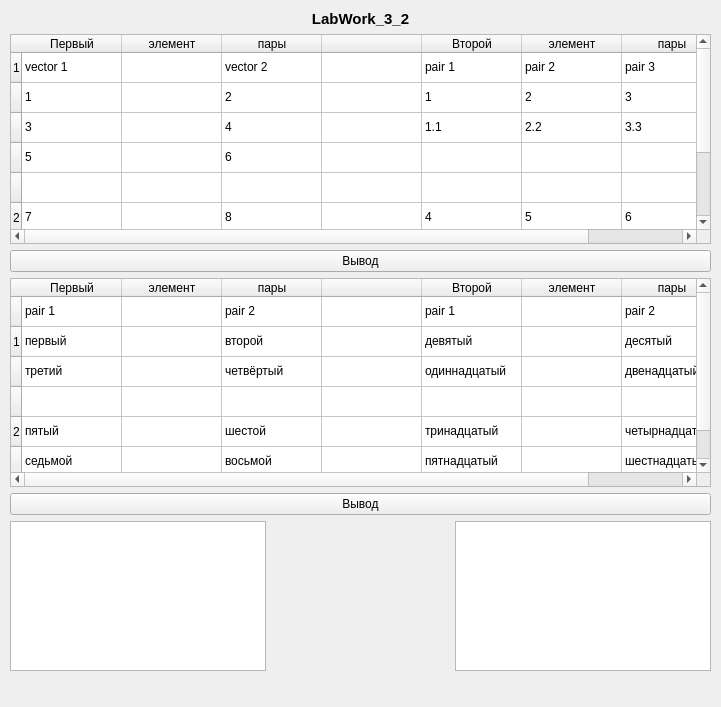
<?xml version="1.0" encoding="UTF-8"?>
<ui version="4.0">
 <class>MainWindow</class>
 <widget class="QMainWindow" name="MainWindow">
  <property name="geometry">
   <rect>
    <x>0</x>
    <y>0</y>
    <width>721</width>
    <height>707</height>
   </rect>
  </property>
  <property name="windowTitle">
   <string>MainWindow</string>
  </property>
  <widget class="QWidget" name="centralwidget">
   <widget class="QWidget" name="verticalLayoutWidget">
    <property name="geometry">
     <rect>
      <x>10</x>
      <y>10</y>
      <width>701</width>
      <height>661</height>
     </rect>
    </property>
    <layout class="QVBoxLayout" name="verticalLayout">
     <item>
      <widget class="QLabel" name="label_7">
       <property name="font">
        <font>
         <pointsize>11</pointsize>
         <bold>true</bold>
        </font>
       </property>
       <property name="text">
        <string>LabWork_3_2</string>
       </property>
       <property name="alignment">
        <set>Qt::AlignCenter</set>
       </property>
      </widget>
     </item>
     <item>
      <widget class="QTableWidget" name="tableWidget">
       <row>
        <property name="text">
         <string>1</string>
        </property>
       </row>
       <row>
        <property name="text">
         <string/>
        </property>
       </row>
       <row>
        <property name="text">
         <string/>
        </property>
       </row>
       <row>
        <property name="text">
         <string/>
        </property>
       </row>
       <row>
        <property name="text">
         <string/>
        </property>
       </row>
       <row>
        <property name="text">
         <string>2</string>
        </property>
       </row>
       <row>
        <property name="text">
         <string/>
        </property>
       </row>
       <row>
        <property name="text">
         <string/>
        </property>
       </row>
       <column>
        <property name="text">
         <string>Первый</string>
        </property>
       </column>
       <column>
        <property name="text">
         <string>элемент</string>
        </property>
       </column>
       <column>
        <property name="text">
         <string>пары</string>
        </property>
       </column>
       <column>
        <property name="text">
         <string/>
        </property>
       </column>
       <column>
        <property name="text">
         <string>Второй</string>
        </property>
       </column>
       <column>
        <property name="text">
         <string>элемент</string>
        </property>
       </column>
       <column>
        <property name="text">
         <string>пары</string>
        </property>
       </column>
       <item row="0" column="0">
        <property name="text">
         <string>vector 1</string>
        </property>
        <property name="flags">
         <set>ItemIsSelectable|ItemIsDragEnabled|ItemIsDropEnabled|ItemIsUserCheckable|ItemIsEnabled</set>
        </property>
       </item>
       <item row="0" column="1">
        <property name="text">
         <string/>
        </property>
        <property name="flags">
         <set>ItemIsSelectable|ItemIsDragEnabled|ItemIsDropEnabled|ItemIsUserCheckable|ItemIsEnabled</set>
        </property>
       </item>
       <item row="0" column="2">
        <property name="text">
         <string>vector 2</string>
        </property>
        <property name="flags">
         <set>ItemIsSelectable|ItemIsDragEnabled|ItemIsDropEnabled|ItemIsUserCheckable|ItemIsEnabled</set>
        </property>
       </item>
       <item row="0" column="3">
        <property name="flags">
         <set>ItemIsSelectable|ItemIsDragEnabled|ItemIsDropEnabled|ItemIsUserCheckable|ItemIsEnabled</set>
        </property>
       </item>
       <item row="0" column="4">
        <property name="text">
         <string>pair 1</string>
        </property>
        <property name="flags">
         <set>ItemIsSelectable|ItemIsDragEnabled|ItemIsDropEnabled|ItemIsUserCheckable|ItemIsEnabled</set>
        </property>
       </item>
       <item row="0" column="5">
        <property name="text">
         <string>pair 2</string>
        </property>
        <property name="flags">
         <set>ItemIsSelectable|ItemIsDragEnabled|ItemIsDropEnabled|ItemIsUserCheckable|ItemIsEnabled</set>
        </property>
       </item>
       <item row="0" column="6">
        <property name="text">
         <string>pair 3</string>
        </property>
        <property name="flags">
         <set>ItemIsSelectable|ItemIsDragEnabled|ItemIsDropEnabled|ItemIsUserCheckable|ItemIsEnabled</set>
        </property>
       </item>
       <item row="1" column="0">
        <property name="text">
         <string>1</string>
        </property>
       </item>
       <item row="1" column="1">
        <property name="text">
         <string/>
        </property>
        <property name="flags">
         <set>ItemIsSelectable|ItemIsDragEnabled|ItemIsDropEnabled|ItemIsUserCheckable|ItemIsEnabled</set>
        </property>
       </item>
       <item row="1" column="2">
        <property name="text">
         <string>2</string>
        </property>
       </item>
       <item row="1" column="3">
        <property name="flags">
         <set>ItemIsSelectable|ItemIsDragEnabled|ItemIsDropEnabled|ItemIsUserCheckable|ItemIsEnabled</set>
        </property>
       </item>
       <item row="1" column="4">
        <property name="text">
         <string>1</string>
        </property>
       </item>
       <item row="1" column="5">
        <property name="text">
         <string>2</string>
        </property>
       </item>
       <item row="1" column="6">
        <property name="text">
         <string>3</string>
        </property>
       </item>
       <item row="2" column="0">
        <property name="text">
         <string>3</string>
        </property>
       </item>
       <item row="2" column="1">
        <property name="text">
         <string/>
        </property>
        <property name="flags">
         <set>ItemIsSelectable|ItemIsDragEnabled|ItemIsDropEnabled|ItemIsUserCheckable|ItemIsEnabled</set>
        </property>
       </item>
       <item row="2" column="2">
        <property name="text">
         <string>4</string>
        </property>
       </item>
       <item row="2" column="3">
        <property name="flags">
         <set>ItemIsSelectable|ItemIsDragEnabled|ItemIsDropEnabled|ItemIsUserCheckable|ItemIsEnabled</set>
        </property>
       </item>
       <item row="2" column="4">
        <property name="text">
         <string>1.1</string>
        </property>
       </item>
       <item row="2" column="5">
        <property name="text">
         <string>2.2</string>
        </property>
       </item>
       <item row="2" column="6">
        <property name="text">
         <string>3.3</string>
        </property>
       </item>
       <item row="3" column="0">
        <property name="text">
         <string>5</string>
        </property>
       </item>
       <item row="3" column="1">
        <property name="flags">
         <set>ItemIsSelectable|ItemIsDragEnabled|ItemIsDropEnabled|ItemIsUserCheckable|ItemIsEnabled</set>
        </property>
       </item>
       <item row="3" column="2">
        <property name="text">
         <string>6</string>
        </property>
       </item>
       <item row="3" column="3">
        <property name="flags">
         <set>ItemIsSelectable|ItemIsDragEnabled|ItemIsDropEnabled|ItemIsUserCheckable|ItemIsEnabled</set>
        </property>
       </item>
       <item row="3" column="4">
        <property name="text">
         <string/>
        </property>
        <property name="flags">
         <set>ItemIsSelectable|ItemIsDragEnabled|ItemIsDropEnabled|ItemIsUserCheckable|ItemIsEnabled</set>
        </property>
       </item>
       <item row="3" column="5">
        <property name="flags">
         <set>ItemIsSelectable|ItemIsDragEnabled|ItemIsDropEnabled|ItemIsUserCheckable|ItemIsEnabled</set>
        </property>
       </item>
       <item row="3" column="6">
        <property name="flags">
         <set>ItemIsSelectable|ItemIsDragEnabled|ItemIsDropEnabled|ItemIsUserCheckable|ItemIsEnabled</set>
        </property>
       </item>
       <item row="4" column="0">
        <property name="flags">
         <set>ItemIsSelectable|ItemIsDragEnabled|ItemIsDropEnabled|ItemIsUserCheckable|ItemIsEnabled</set>
        </property>
       </item>
       <item row="4" column="1">
        <property name="flags">
         <set>ItemIsSelectable|ItemIsDragEnabled|ItemIsDropEnabled|ItemIsUserCheckable|ItemIsEnabled</set>
        </property>
       </item>
       <item row="4" column="2">
        <property name="flags">
         <set>ItemIsSelectable|ItemIsDragEnabled|ItemIsDropEnabled|ItemIsUserCheckable|ItemIsEnabled</set>
        </property>
       </item>
       <item row="4" column="3">
        <property name="flags">
         <set>ItemIsSelectable|ItemIsDragEnabled|ItemIsDropEnabled|ItemIsUserCheckable|ItemIsEnabled</set>
        </property>
       </item>
       <item row="4" column="4">
        <property name="text">
         <string/>
        </property>
        <property name="flags">
         <set>ItemIsSelectable|ItemIsDragEnabled|ItemIsDropEnabled|ItemIsUserCheckable|ItemIsEnabled</set>
        </property>
       </item>
       <item row="4" column="5">
        <property name="text">
         <string/>
        </property>
        <property name="flags">
         <set>ItemIsSelectable|ItemIsDragEnabled|ItemIsDropEnabled|ItemIsUserCheckable|ItemIsEnabled</set>
        </property>
       </item>
       <item row="4" column="6">
        <property name="text">
         <string/>
        </property>
        <property name="flags">
         <set>ItemIsSelectable|ItemIsDragEnabled|ItemIsDropEnabled|ItemIsUserCheckable|ItemIsEnabled</set>
        </property>
       </item>
       <item row="5" column="0">
        <property name="text">
         <string>7</string>
        </property>
       </item>
       <item row="5" column="1">
        <property name="flags">
         <set>ItemIsSelectable|ItemIsDragEnabled|ItemIsDropEnabled|ItemIsUserCheckable|ItemIsEnabled</set>
        </property>
       </item>
       <item row="5" column="2">
        <property name="text">
         <string>8</string>
        </property>
       </item>
       <item row="5" column="3">
        <property name="flags">
         <set>ItemIsSelectable|ItemIsDragEnabled|ItemIsDropEnabled|ItemIsUserCheckable|ItemIsEnabled</set>
        </property>
       </item>
       <item row="5" column="4">
        <property name="text">
         <string>4</string>
        </property>
       </item>
       <item row="5" column="5">
        <property name="text">
         <string>5</string>
        </property>
       </item>
       <item row="5" column="6">
        <property name="text">
         <string>6</string>
        </property>
       </item>
       <item row="6" column="0">
        <property name="text">
         <string>9</string>
        </property>
       </item>
       <item row="6" column="1">
        <property name="flags">
         <set>ItemIsSelectable|ItemIsDragEnabled|ItemIsDropEnabled|ItemIsUserCheckable|ItemIsEnabled</set>
        </property>
       </item>
       <item row="6" column="2">
        <property name="text">
         <string>10</string>
        </property>
       </item>
       <item row="6" column="3">
        <property name="flags">
         <set>ItemIsSelectable|ItemIsDragEnabled|ItemIsDropEnabled|ItemIsUserCheckable|ItemIsEnabled</set>
        </property>
       </item>
       <item row="6" column="4">
        <property name="text">
         <string>4.4</string>
        </property>
       </item>
       <item row="6" column="5">
        <property name="text">
         <string>5.5</string>
        </property>
       </item>
       <item row="6" column="6">
        <property name="text">
         <string>6.6</string>
        </property>
       </item>
       <item row="7" column="0">
        <property name="text">
         <string>11</string>
        </property>
       </item>
       <item row="7" column="1">
        <property name="flags">
         <set>ItemIsSelectable|ItemIsDragEnabled|ItemIsDropEnabled|ItemIsUserCheckable|ItemIsEnabled</set>
        </property>
       </item>
       <item row="7" column="2">
        <property name="text">
         <string>12</string>
        </property>
       </item>
       <item row="7" column="3">
        <property name="flags">
         <set>ItemIsSelectable|ItemIsDragEnabled|ItemIsDropEnabled|ItemIsUserCheckable|ItemIsEnabled</set>
        </property>
       </item>
       <item row="7" column="4">
        <property name="flags">
         <set>ItemIsSelectable|ItemIsDragEnabled|ItemIsDropEnabled|ItemIsUserCheckable|ItemIsEnabled</set>
        </property>
       </item>
       <item row="7" column="5">
        <property name="flags">
         <set>ItemIsSelectable|ItemIsDragEnabled|ItemIsDropEnabled|ItemIsUserCheckable|ItemIsEnabled</set>
        </property>
       </item>
       <item row="7" column="6">
        <property name="flags">
         <set>ItemIsSelectable|ItemIsDragEnabled|ItemIsDropEnabled|ItemIsUserCheckable|ItemIsEnabled</set>
        </property>
       </item>
      </widget>
     </item>
     <item>
      <widget class="QPushButton" name="pushButton">
       <property name="text">
        <string>Вывод</string>
       </property>
      </widget>
     </item>
     <item>
      <widget class="QTableWidget" name="tableWidget_2">
       <row>
        <property name="text">
         <string/>
        </property>
       </row>
       <row>
        <property name="text">
         <string>1</string>
        </property>
       </row>
       <row>
        <property name="text">
         <string/>
        </property>
       </row>
       <row>
        <property name="text">
         <string/>
        </property>
       </row>
       <row>
        <property name="text">
         <string>2</string>
        </property>
       </row>
       <row>
        <property name="text">
         <string/>
        </property>
       </row>
       <column>
        <property name="text">
         <string>Первый</string>
        </property>
       </column>
       <column>
        <property name="text">
         <string>элемент</string>
        </property>
       </column>
       <column>
        <property name="text">
         <string>пары</string>
        </property>
       </column>
       <column>
        <property name="text">
         <string/>
        </property>
       </column>
       <column>
        <property name="text">
         <string>Второй</string>
        </property>
       </column>
       <column>
        <property name="text">
         <string>элемент</string>
        </property>
       </column>
       <column>
        <property name="text">
         <string>пары</string>
        </property>
       </column>
       <item row="0" column="0">
        <property name="text">
         <string>pair 1</string>
        </property>
        <property name="flags">
         <set>ItemIsSelectable|ItemIsDragEnabled|ItemIsDropEnabled|ItemIsUserCheckable|ItemIsEnabled</set>
        </property>
       </item>
       <item row="0" column="1">
        <property name="text">
         <string/>
        </property>
        <property name="flags">
         <set>ItemIsSelectable|ItemIsDragEnabled|ItemIsDropEnabled|ItemIsUserCheckable|ItemIsEnabled</set>
        </property>
       </item>
       <item row="0" column="2">
        <property name="text">
         <string>pair 2</string>
        </property>
        <property name="flags">
         <set>ItemIsSelectable|ItemIsDragEnabled|ItemIsDropEnabled|ItemIsUserCheckable|ItemIsEnabled</set>
        </property>
       </item>
       <item row="0" column="3">
        <property name="text">
         <string/>
        </property>
        <property name="flags">
         <set>ItemIsSelectable|ItemIsDragEnabled|ItemIsDropEnabled|ItemIsUserCheckable|ItemIsEnabled</set>
        </property>
       </item>
       <item row="0" column="4">
        <property name="text">
         <string>pair 1</string>
        </property>
        <property name="flags">
         <set>ItemIsSelectable|ItemIsDragEnabled|ItemIsDropEnabled|ItemIsUserCheckable|ItemIsEnabled</set>
        </property>
       </item>
       <item row="0" column="5">
        <property name="text">
         <string/>
        </property>
        <property name="flags">
         <set>ItemIsSelectable|ItemIsDragEnabled|ItemIsDropEnabled|ItemIsUserCheckable|ItemIsEnabled</set>
        </property>
       </item>
       <item row="0" column="6">
        <property name="text">
         <string>pair 2</string>
        </property>
        <property name="flags">
         <set>ItemIsSelectable|ItemIsDragEnabled|ItemIsDropEnabled|ItemIsUserCheckable|ItemIsEnabled</set>
        </property>
       </item>
       <item row="1" column="0">
        <property name="text">
         <string>первый</string>
        </property>
       </item>
       <item row="1" column="1">
        <property name="text">
         <string/>
        </property>
        <property name="flags">
         <set>ItemIsSelectable|ItemIsDragEnabled|ItemIsDropEnabled|ItemIsUserCheckable|ItemIsEnabled</set>
        </property>
       </item>
       <item row="1" column="2">
        <property name="text">
         <string>второй</string>
        </property>
       </item>
       <item row="1" column="3">
        <property name="text">
         <string/>
        </property>
        <property name="flags">
         <set>ItemIsSelectable|ItemIsDragEnabled|ItemIsDropEnabled|ItemIsUserCheckable|ItemIsEnabled</set>
        </property>
       </item>
       <item row="1" column="4">
        <property name="text">
         <string>девятый</string>
        </property>
       </item>
       <item row="1" column="5">
        <property name="text">
         <string/>
        </property>
        <property name="flags">
         <set>ItemIsSelectable|ItemIsDragEnabled|ItemIsDropEnabled|ItemIsUserCheckable|ItemIsEnabled</set>
        </property>
       </item>
       <item row="1" column="6">
        <property name="text">
         <string>десятый</string>
        </property>
       </item>
       <item row="2" column="0">
        <property name="text">
         <string>третий</string>
        </property>
       </item>
       <item row="2" column="1">
        <property name="text">
         <string/>
        </property>
        <property name="flags">
         <set>ItemIsSelectable|ItemIsDragEnabled|ItemIsDropEnabled|ItemIsUserCheckable|ItemIsEnabled</set>
        </property>
       </item>
       <item row="2" column="2">
        <property name="text">
         <string>четвёртый</string>
        </property>
       </item>
       <item row="2" column="3">
        <property name="text">
         <string/>
        </property>
        <property name="flags">
         <set>ItemIsSelectable|ItemIsDragEnabled|ItemIsDropEnabled|ItemIsUserCheckable|ItemIsEnabled</set>
        </property>
       </item>
       <item row="2" column="4">
        <property name="text">
         <string>одиннадцатый</string>
        </property>
       </item>
       <item row="2" column="5">
        <property name="text">
         <string/>
        </property>
        <property name="flags">
         <set>ItemIsSelectable|ItemIsDragEnabled|ItemIsDropEnabled|ItemIsUserCheckable|ItemIsEnabled</set>
        </property>
       </item>
       <item row="2" column="6">
        <property name="text">
         <string>двенадцатый</string>
        </property>
       </item>
       <item row="3" column="0">
        <property name="text">
         <string/>
        </property>
        <property name="flags">
         <set>ItemIsSelectable|ItemIsDragEnabled|ItemIsDropEnabled|ItemIsUserCheckable|ItemIsEnabled</set>
        </property>
       </item>
       <item row="3" column="1">
        <property name="text">
         <string/>
        </property>
        <property name="flags">
         <set>ItemIsSelectable|ItemIsDragEnabled|ItemIsDropEnabled|ItemIsUserCheckable|ItemIsEnabled</set>
        </property>
       </item>
       <item row="3" column="2">
        <property name="text">
         <string/>
        </property>
        <property name="flags">
         <set>ItemIsSelectable|ItemIsDragEnabled|ItemIsDropEnabled|ItemIsUserCheckable|ItemIsEnabled</set>
        </property>
       </item>
       <item row="3" column="3">
        <property name="text">
         <string/>
        </property>
        <property name="flags">
         <set>ItemIsSelectable|ItemIsDragEnabled|ItemIsDropEnabled|ItemIsUserCheckable|ItemIsEnabled</set>
        </property>
       </item>
       <item row="3" column="4">
        <property name="text">
         <string/>
        </property>
        <property name="flags">
         <set>ItemIsSelectable|ItemIsDragEnabled|ItemIsDropEnabled|ItemIsUserCheckable|ItemIsEnabled</set>
        </property>
       </item>
       <item row="3" column="5">
        <property name="text">
         <string/>
        </property>
        <property name="flags">
         <set>ItemIsSelectable|ItemIsDragEnabled|ItemIsDropEnabled|ItemIsUserCheckable|ItemIsEnabled</set>
        </property>
       </item>
       <item row="3" column="6">
        <property name="text">
         <string/>
        </property>
        <property name="flags">
         <set>ItemIsSelectable|ItemIsDragEnabled|ItemIsDropEnabled|ItemIsUserCheckable|ItemIsEnabled</set>
        </property>
       </item>
       <item row="4" column="0">
        <property name="text">
         <string>пятый</string>
        </property>
       </item>
       <item row="4" column="1">
        <property name="text">
         <string/>
        </property>
        <property name="flags">
         <set>ItemIsSelectable|ItemIsDragEnabled|ItemIsDropEnabled|ItemIsUserCheckable|ItemIsEnabled</set>
        </property>
       </item>
       <item row="4" column="2">
        <property name="text">
         <string>шестой</string>
        </property>
       </item>
       <item row="4" column="3">
        <property name="text">
         <string/>
        </property>
        <property name="flags">
         <set>ItemIsSelectable|ItemIsDragEnabled|ItemIsDropEnabled|ItemIsUserCheckable|ItemIsEnabled</set>
        </property>
       </item>
       <item row="4" column="4">
        <property name="text">
         <string>тринадцатый</string>
        </property>
       </item>
       <item row="4" column="5">
        <property name="text">
         <string/>
        </property>
        <property name="flags">
         <set>ItemIsSelectable|ItemIsDragEnabled|ItemIsDropEnabled|ItemIsUserCheckable|ItemIsEnabled</set>
        </property>
       </item>
       <item row="4" column="6">
        <property name="text">
         <string>четырнадцатый</string>
        </property>
       </item>
       <item row="5" column="0">
        <property name="text">
         <string>седьмой</string>
        </property>
       </item>
       <item row="5" column="1">
        <property name="text">
         <string/>
        </property>
        <property name="flags">
         <set>ItemIsSelectable|ItemIsDragEnabled|ItemIsDropEnabled|ItemIsUserCheckable|ItemIsEnabled</set>
        </property>
       </item>
       <item row="5" column="2">
        <property name="text">
         <string>восьмой</string>
        </property>
       </item>
       <item row="5" column="3">
        <property name="text">
         <string/>
        </property>
        <property name="flags">
         <set>ItemIsSelectable|ItemIsDragEnabled|ItemIsDropEnabled|ItemIsUserCheckable|ItemIsEnabled</set>
        </property>
       </item>
       <item row="5" column="4">
        <property name="text">
         <string>пятнадцатый</string>
        </property>
       </item>
       <item row="5" column="5">
        <property name="text">
         <string/>
        </property>
        <property name="flags">
         <set>ItemIsSelectable|ItemIsDragEnabled|ItemIsDropEnabled|ItemIsUserCheckable|ItemIsEnabled</set>
        </property>
       </item>
       <item row="5" column="6">
        <property name="text">
         <string>шестнадцатый</string>
        </property>
       </item>
      </widget>
     </item>
     <item>
      <widget class="QPushButton" name="pushButton_2">
       <property name="text">
        <string>Вывод</string>
       </property>
      </widget>
     </item>
     <item>
      <layout class="QHBoxLayout" name="horizontalLayout">
       <item>
        <widget class="QTextEdit" name="mat1">
         <property name="maximumSize">
          <size>
           <width>16777215</width>
           <height>150</height>
          </size>
         </property>
        </widget>
       </item>
       <item>
        <spacer name="horizontalSpacer_3">
         <property name="orientation">
          <enum>Qt::Horizontal</enum>
         </property>
         <property name="sizeHint" stdset="0">
          <size>
           <width>40</width>
           <height>20</height>
          </size>
         </property>
        </spacer>
       </item>
       <item>
        <widget class="QTextEdit" name="mat2">
         <property name="minimumSize">
          <size>
           <width>0</width>
           <height>150</height>
          </size>
         </property>
         <property name="maximumSize">
          <size>
           <width>16777215</width>
           <height>150</height>
          </size>
         </property>
        </widget>
       </item>
      </layout>
     </item>
    </layout>
   </widget>
  </widget>
  <widget class="QMenuBar" name="menubar">
   <property name="geometry">
    <rect>
     <x>0</x>
     <y>0</y>
     <width>721</width>
     <height>22</height>
    </rect>
   </property>
  </widget>
 </widget>
 <resources/>
 <connections/>
</ui>
